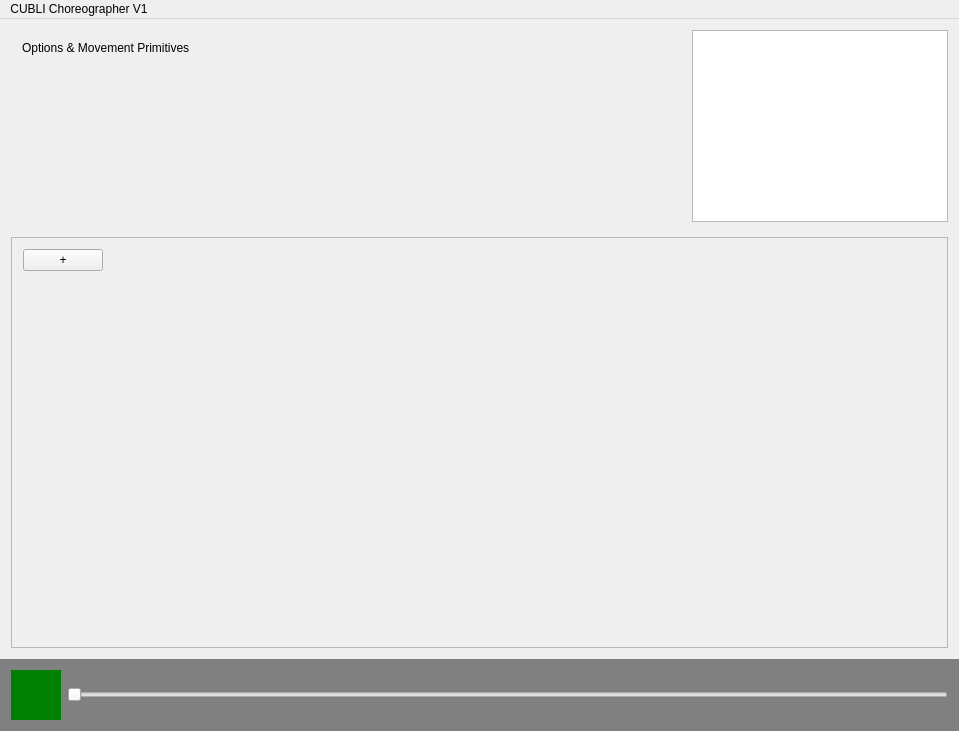
<?xml version="1.0" encoding="UTF-8"?>
<ui version="4.0">
 <class>MainWindow</class>
 <widget class="QMainWindow" name="MainWindow">
  <property name="geometry">
   <rect>
    <x>0</x>
    <y>0</y>
    <width>959</width>
    <height>731</height>
   </rect>
  </property>
  <property name="windowTitle">
   <string>MainWindow</string>
  </property>
  <property name="autoFillBackground">
   <bool>false</bool>
  </property>
  <property name="styleSheet">
   <string notr="true">#MainWindow {
background: gray;
}

QPushButton#pushButton {
    width: 0;
	height: 0;
	border-top: 25px solid transparent;
	border-left: 50px solid green;
	border-bottom: 25px solid transparent;
}

#dockWidget
{
background: grey;
}</string>
  </property>
  <widget class="QWidget" name="MainWidget">
   <property name="autoFillBackground">
    <bool>true</bool>
   </property>
   <layout class="QVBoxLayout" name="verticalLayout">
    <property name="spacing">
     <number>0</number>
    </property>
    <property name="leftMargin">
     <number>0</number>
    </property>
    <property name="topMargin">
     <number>0</number>
    </property>
    <property name="rightMargin">
     <number>0</number>
    </property>
    <property name="bottomMargin">
     <number>0</number>
    </property>
    <item>
     <widget class="QWidget" name="centralWidget" native="true">
      <property name="autoFillBackground">
       <bool>true</bool>
      </property>
      <layout class="QGridLayout" name="gridLayout">
       <property name="spacing">
        <number>15</number>
       </property>
       <item row="0" column="1">
        <widget class="QGraphicsView" name="renderererGraphicsView">
         <property name="sizePolicy">
          <sizepolicy hsizetype="Fixed" vsizetype="Fixed">
           <horstretch>0</horstretch>
           <verstretch>0</verstretch>
          </sizepolicy>
         </property>
        </widget>
       </item>
       <item row="1" column="0" colspan="2">
        <widget class="QScrollArea" name="timelineScrollArea">
         <property name="autoFillBackground">
          <bool>true</bool>
         </property>
         <property name="widgetResizable">
          <bool>true</bool>
         </property>
         <widget class="QWidget" name="scrollAreaWidgetContents">
          <property name="geometry">
           <rect>
            <x>0</x>
            <y>0</y>
            <width>931</width>
            <height>389</height>
           </rect>
          </property>
          <layout class="QVBoxLayout" name="verticalLayout_2">
           <item>
            <layout class="QVBoxLayout" name="timelineLayout">
             <property name="sizeConstraint">
              <enum>QLayout::SetDefaultConstraint</enum>
             </property>
            </layout>
           </item>
           <item>
            <widget class="QPushButton" name="addTimelineButton">
             <property name="sizePolicy">
              <sizepolicy hsizetype="Fixed" vsizetype="Fixed">
               <horstretch>0</horstretch>
               <verstretch>0</verstretch>
              </sizepolicy>
             </property>
             <property name="text">
              <string>+</string>
             </property>
            </widget>
           </item>
           <item>
            <spacer name="verticalSpacer">
             <property name="orientation">
              <enum>Qt::Vertical</enum>
             </property>
             <property name="sizeHint" stdset="0">
              <size>
               <width>20</width>
               <height>40</height>
              </size>
             </property>
            </spacer>
           </item>
          </layout>
         </widget>
        </widget>
       </item>
       <item row="0" column="0">
        <widget class="QWidget" name="widget_2" native="true">
         <property name="sizePolicy">
          <sizepolicy hsizetype="Preferred" vsizetype="Preferred">
           <horstretch>0</horstretch>
           <verstretch>0</verstretch>
          </sizepolicy>
         </property>
         <property name="minimumSize">
          <size>
           <width>0</width>
           <height>0</height>
          </size>
         </property>
         <property name="autoFillBackground">
          <bool>true</bool>
         </property>
         <layout class="QGridLayout" name="gridLayout_2">
          <item row="0" column="0">
           <widget class="QLabel" name="label">
            <property name="text">
             <string>Options &amp; Movement Primitives</string>
            </property>
            <property name="alignment">
             <set>Qt::AlignLeading|Qt::AlignLeft|Qt::AlignTop</set>
            </property>
           </widget>
          </item>
         </layout>
        </widget>
       </item>
      </layout>
     </widget>
    </item>
    <item>
     <widget class="QWidget" name="dockWidget" native="true">
      <property name="autoFillBackground">
       <bool>false</bool>
      </property>
      <layout class="QHBoxLayout" name="horizontalLayout_2">
       <item>
        <widget class="QPushButton" name="pushButton">
         <property name="enabled">
          <bool>true</bool>
         </property>
         <property name="sizePolicy">
          <sizepolicy hsizetype="Fixed" vsizetype="Fixed">
           <horstretch>0</horstretch>
           <verstretch>0</verstretch>
          </sizepolicy>
         </property>
         <property name="minimumSize">
          <size>
           <width>50</width>
           <height>50</height>
          </size>
         </property>
         <property name="maximumSize">
          <size>
           <width>50</width>
           <height>50</height>
          </size>
         </property>
         <property name="baseSize">
          <size>
           <width>0</width>
           <height>0</height>
          </size>
         </property>
         <property name="autoFillBackground">
          <bool>false</bool>
         </property>
         <property name="styleSheet">
          <string notr="true"/>
         </property>
         <property name="text">
          <string>Play</string>
         </property>
        </widget>
       </item>
       <item>
        <widget class="QSlider" name="horizontalSlider">
         <property name="autoFillBackground">
          <bool>false</bool>
         </property>
         <property name="orientation">
          <enum>Qt::Horizontal</enum>
         </property>
        </widget>
       </item>
      </layout>
      <zorder>centralWidget</zorder>
      <zorder>horizontalSlider</zorder>
      <zorder>pushButton</zorder>
     </widget>
    </item>
   </layout>
  </widget>
  <widget class="QMenuBar" name="menuBar">
   <property name="geometry">
    <rect>
     <x>0</x>
     <y>0</y>
     <width>959</width>
     <height>31</height>
    </rect>
   </property>
   <widget class="QMenu" name="menuCUBLI_Choreographer_V1">
    <property name="title">
     <string>CUBLI Choreographer V1</string>
    </property>
   </widget>
   <addaction name="menuCUBLI_Choreographer_V1"/>
  </widget>
 </widget>
 <layoutdefault spacing="6" margin="11"/>
 <resources/>
 <connections/>
</ui>
